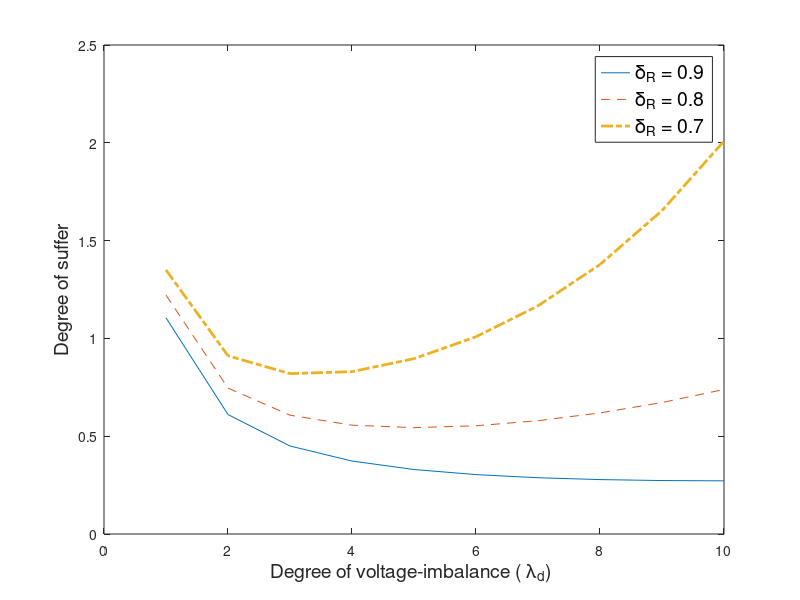

The MATLAB script that drew this image:
function EvalNumericalAnalysisTECS

if 1
% Voltage Imbalance
Ey=[];
Vy=[];
lambda_d=1:10; %1/lambda_d > delta_R
delta_R=1-[0.9 0.8 0.7];%[0.01 0.05 0.1]; %delta_R
x=1;y=1;
% if 1/lambda_d <= delta_R, then Ey=0 
Ey(length(lambda_d),length(delta_R))=0; 
Vy(length(lambda_d),length(delta_R))=0;
Er(length(lambda_d),length(delta_R))=0; 
for Y=delta_R
    for X=lambda_d
        %if Y > X
        %    Ey(x,y)=0;
        %else
            Ey(x,y) =1/X*exp(X * Y);
        %end
        Er(x,y)=exp(1/X * Y);
        Vy(x,y)=Ey(x,y)*(2*Y-Ey(x,y));
        x=x+1;
    end
    y=y+1;
    x=1;
end
figure %vi.fg
plot(lambda_d,Ey(:,1),'-', lambda_d, Ey(:,2),'--', lambda_d, Ey(:,3),'-.','MarkerSize',10,'LineWidth',2);
legend('\delta_R = 0.9','\delta_R = 0.8','\delta_R = 0.7','FontSize',14);
xlabel('Degree of voltage-imbalance ( \lambda_d) ','FontSize',14);
ylabel('Degree of suffer','FontSize',14);
%%%%%%%%%%%%%
return
T=10; %years
np=[1:40]; ns=[1:50];
EL=[];ER=[];
for j=1:length(np) %y 
    for i=1:length(ns) %x
        EL(j,i)=SysL(T,ns(i),np(j));
        ER(j,i)=SysR(T,ns(i),np(j));
    end
end
figure %phiL.fig
surf(ns,np,EL);xlabel('n_s','FontSize',14);ylabel('n_p','FontSize',14);
zlabel('Legacy System Lifetime','FontSize',14);
figure %phiR.fig
surf(ns,np,ER);xlabel('n_s','FontSize',14);ylabel('n_p','FontSize',14);
zlabel('Reconfig System Lifetime','FontSize',14);
figure %lifetimegain.fig
ED=(ER-EL)./EL;
surf(ns,np,ED);xlabel('n_s','FontSize',14);ylabel('n_p','FontSize',14);
zlabel('Reconfig Lifetime Gain Over Legacy','FontSize',14);

k=[];
for i=1:length(ns)
    ind=find(EL(:,i)>=10);
    if ~isempty(ind)
        k=[k ind(1)];
    else
        break;
    end
end
p=[];pp=[];ppp=[];
for i=1:length(ns)
    ind=find(ER(:,i)>=10);
    if ~isempty(ind)
        p=[p ind(1)];
    end
    ind=find(ER(:,i)>=20);
    if ~isempty(ind)
        pp=[pp ind(1)];
    end
    ind=find(ER(:,i)>=30);
    if ~isempty(ind)
        ppp=[ppp ind(1)];
    end
end
figure %warnt.fig
plot(k,ns(1:length(k)),'-',p,ns(1:length(p)),'--',pp,ns(1:length(pp)),'-.',...
ppp,ns(1:length(ppp)),':','MarkerSize',10,'LineWidth',2); 
xlabel('n_p','FontSize',14);ylabel('n_s','FontSize',14);
legend('r(Phi_L(X))\geq 10','r(Phi_R(X))\geq 10','r(Phi_R(X))\geq 20','r(Phi_R(X))\geq 30');
axis([1 35 1 20])

diff(ED(length(np),:)) % a slope of gain wrt ns
end %if 0

%requirement 4.1V * ns=150 * 1C * np /745.70
ns=4;np=[1:5:500];
EL=[];ER=[];HP=[];T=10;V=4.1;
for i=1:length(np)
    EL=[EL SysL(T,ns,np(i))];
    ER=[ER SysR(T,ns,np(i))];
    HP=[HP V*ns*1*np(i)/745.70];
end
figure %SLns4.fig
hold on
plot(np,ER,'--','Linewidth',2);%axes('Fontsize',14);
[AX, H1, H2]=plotyy(np,EL,np,HP);
set(get(AX(1),'Ylabel'),'String','System Lifetime','Fontsize',14);
set(get(AX(2),'Ylabel'),'String','HorsePower','Fontsize',14);
xlabel('n_p','Fontsize',14);
set(H1,'LineStyle','-','Linewidth',2);
set(H2,'LineStyle','-.','Linewidth',2);
% less ns more np to increase reliability
hold off

ns=200;np=[1:10];
ER=[];HP=[];EL=[];T=10;V=4.1;
for i=1:length(np)
    EL=[EL SysL(T,ns,np(i))];
    ER=[ER SysR(T,ns,np(i))];
    HP=[HP V*ns*1*np(i)/745.70];
end
figure %SLns200.fig
hold on
plot(np,EL,'--','Linewidth',2);%axes('Fontsize',14);
[AX, H1, H2]=plotyy(np,ER,np,HP);
set(get(AX(1),'Ylabel'),'String','\phi_R Lifetime','Fontsize',14);
set(get(AX(2),'Ylabel'),'String','HorsePower','Fontsize',14);
xlabel('n_p','Fontsize',14);
set(H1,'LineStyle','-','Linewidth',2)
set(H2,'LineStyle','-.','Linewidth',2)
hold off
%If we want to offer 10-year warrenty, what arrangement

C=1.3; %1.3A
I=0.2; %200mA
lamb=3; 
n=20;m=10;
maxtime=5; % < n
Tc=[];Tl=[];Tn=[];
% constant-voltage-keeping policy
% lifetime: Tc=(n-ceil(lamb*tick))*C/I

% legacy scheme
% lifetime: Tl=(n-lamb*tick)*C/I;

% No fault
% lifetime: Tn=n*C/I;

for tick=0:maxtime
    Tn=[Tn n*C/I];
    Tc=[Tc (n-ceil(lamb*tick/m))*C/I];
    Tl=[Tl (n-lamb*tick)*C/I];
end

figure
x=[0:maxtime]*lamb;
%plot(x,Tn, '-x',x,Tc,'-o',x,Tl,'-+','MarkerSize',10,'LineWidth',2);
bar([Tn' Tc' Tl'], 'group');
xlabel('# of faulty battery-cells (\lambda t)');
ylabel('Battery-device lifetime (hour)');

lamb=2;
maxtime=10;

gain=zeros(10,maxtime);
for m=1:10
    for tick=0:maxtime-1
        gain(m,tick+1)=(n-ceil(lamb*tick/m))/(n-lamb*tick);%(lamb*tick-ceil(lamb*tick/m))/(n-lamb*tick);
    end
end


figure
hold on
x=[0:maxtime-1]*lamb/n;
for m=[1 2 5 8 10]%1:10
    text(x(length(x)),gain(m,length(gain(m,:))),['n_s=' num2str(m)],'FontSize',12);
    plot(x,gain(m,:), ':x','MarkerSize',10,'LineWidth',2);
end
xlabel('Failure rate ((\lambda\times t)/n_p)','FontSize',12);
ylabel('A lifetime ratio of reconfiguration to legacy scheme','FontSize',12);
hold off

pow=zeros(20,20);
for m=6:20
    for n=6:20
        pow(m,n)=n*ceil(5/n)-m*ceil(5/m);
    end
end
figure
surface('XData',[6:20],'YData',[6:20],'ZData',pow(6:20,6:20),'CData',pow(6:20,6:20));
view(-45,35)
grid on
xlabel('# of parallel groups (=n)');
ylabel('# of battery-cells in series (=m)');
zlabel('Power (W)');

x=[2.5 3 3.32 3.54 3.68 3.8 3.88 3.98 4.02 4.06 4.08 4.24];
y=[0 0.5 2.1 5.4 8.7 22 58.4 73.4 76.7 81.7 85 100];
figure
plot(x,y,'-x');


%%%%%%%%%%%%
%dyvo3.eps

clear
CurNumDev=0; %the current number of devices
NumDev=700;
BatVolt=4.06267; %upper bound of 3.6 with jitter of 5%
BatAmp=1;%1.3325; %upper bound of 1.3 with jitter of 5%
CFrate=0.7;
DVolt=600; 
power=[];
gi=0;
range=['[' num2str(BatVolt) 'V(' num2str(BatAmp*NumDev)...
    'A) - ' num2str(BatVolt*NumDev) 'V(' num2str(BatAmp) 'A)]']

LCon=struct('name',['lcon' num2str(1)],...
    'Nt',{NumDev},'Nf',{0},'Vd',{DVolt},'Np',{0},'Ns',{0},...
    'nomV',{BatVolt},'aveV',{0},'totV',{0},'totA',{0},...
    'selectpolicy','lowest-voltage-first',...
    'dname',[1 NumDev], 'dcurvolt',rand([1 NumDev])*BatVolt*0.05+BatVolt*0.95,...
    'dcuramp',rand([1 NumDev])*BatAmp*0.05+BatAmp*0.95,'dfeedsw',rand([1 NumDev])*0,...
    'dparasw',rand([1 NumDev])*0,'dserisw',rand([1 NumDev])*0,...
    'dbypsw',rand([1 NumDev])*0,'dfaultcells',rand([1 NumDev])*0,...
    'ddetourcells',rand([1 NumDev])*0,'dconncells',rand([1 NumDev])*0);

figure
hold on
for gi=ceil(12/BatVolt):10:ceil(DVolt/BatVolt*1.5) %25
    %DemandVolt=rand*BatVolt*(NumDev-1);
    DemandVolt=BatVolt*(gi);
    while DemandVolt < BatVolt
        DemandVolt=rand*BatVolt*(NumDev-1); %but DemandVolt > BatVolt
    end;
    LCon.totA=0;LCon.totV=0;
    LCon.Vd=DemandVolt;
    
%Initialization:Open switches
LCon.dfeedsw=rand([1 NumDev])*0;
LCon.dparasw=rand([1 NumDev])*0;
LCon.dserisw=rand([1 NumDev])*0;
LCon.dbypsw=rand([1 NumDev])*0;
%Initialization:faulty cells
LCon.dfaultcells=rand([1 NumDev])*0;
LCon.dconncells=rand([1 NumDev])*0;
LCon.ddetourcells=rand([1 NumDev])*0;
% faulty cell dectaction
voltagecutoff=LCon.nomV*CFrate;
tind=find(LCon.dcurvolt > voltagecutoff);
LCon.aveV=mean(LCon.dcurvolt(tind)); %average Volt from healthy cells
LCon.Ns=ceil(LCon.Vd/LCon.aveV);
if LCon.Ns > NumDev
    LCon.Ns=NumDev;
end
tind=find(LCon.dfaultcells==1);
originfaulty=tind;
actNt=LCon.Nt-length(tind); %actual Num of cells available
LCon.Np=floor((actNt)/LCon.Ns);

num2bypass=actNt-LCon.Np*LCon.Ns;

if num2bypass>0
    for i=1:num2bypass %select cells to bypass in order of the lowest volt first
        tind=((LCon.dfaultcells&LCon.ddetourcells)==0);
        tind=find(LCon.dcurvolt==min(LCon.dcurvolt(tind)));
        LCon.ddetourcells(tind)=1;
    end;
end;


% Wiring and Drawing
for j=1:LCon.Np
    tind=find((LCon.dfaultcells&LCon.ddetourcells&LCon.dconncells)==0);
    LCon.dfeedsw(tind(1))=1; %feed switch ON on dev1
    LCon.dconncells(tind(1))=1; %connectivity indication
    for i=1:LCon.Ns-1
        LCon.dserisw(tind(i))=1; % series switch ON from dev2 till dev(n-1)
        LCon.dconncells(tind(i))=1; %connectivity indication
        LCon.totV=LCon.totV+LCon.dcurvolt(tind(i)); %increase in volt
    end %i
    LCon.dparasw(tind(LCon.Ns))=1; % parallel switch ON on devn
    LCon.dconncells(tind(LCon.Ns))=1; %connectivity indication
    LCon.totV=LCon.totV+LCon.dcurvolt(tind(LCon.Ns));%increase in volt
    LCon.totA=LCon.totA+LCon.dcuramp(tind(LCon.Ns));%increase in ampere
end %j
if LCon.Np > 0
    LCon.totV=LCon.totV/LCon.Np;
end;
text(LCon.totV, LCon.totV*LCon.totA/1000,['(' num2str(LCon.Ns) ',' num2str(LCon.Np) ')'],'FontSize',14);
power=[power [LCon.totV; LCon.totV*LCon.totA/1000]];
end %for gi

plot(power(1,:),power(2,:), 'x:','MarkerSize',10,'LineWidth',2);
xlabel('Demand voltage (V_d)','FontSize',14);
ylabel('Power (kW)','FontSize',14);
%dynvolt3.eps
hold off